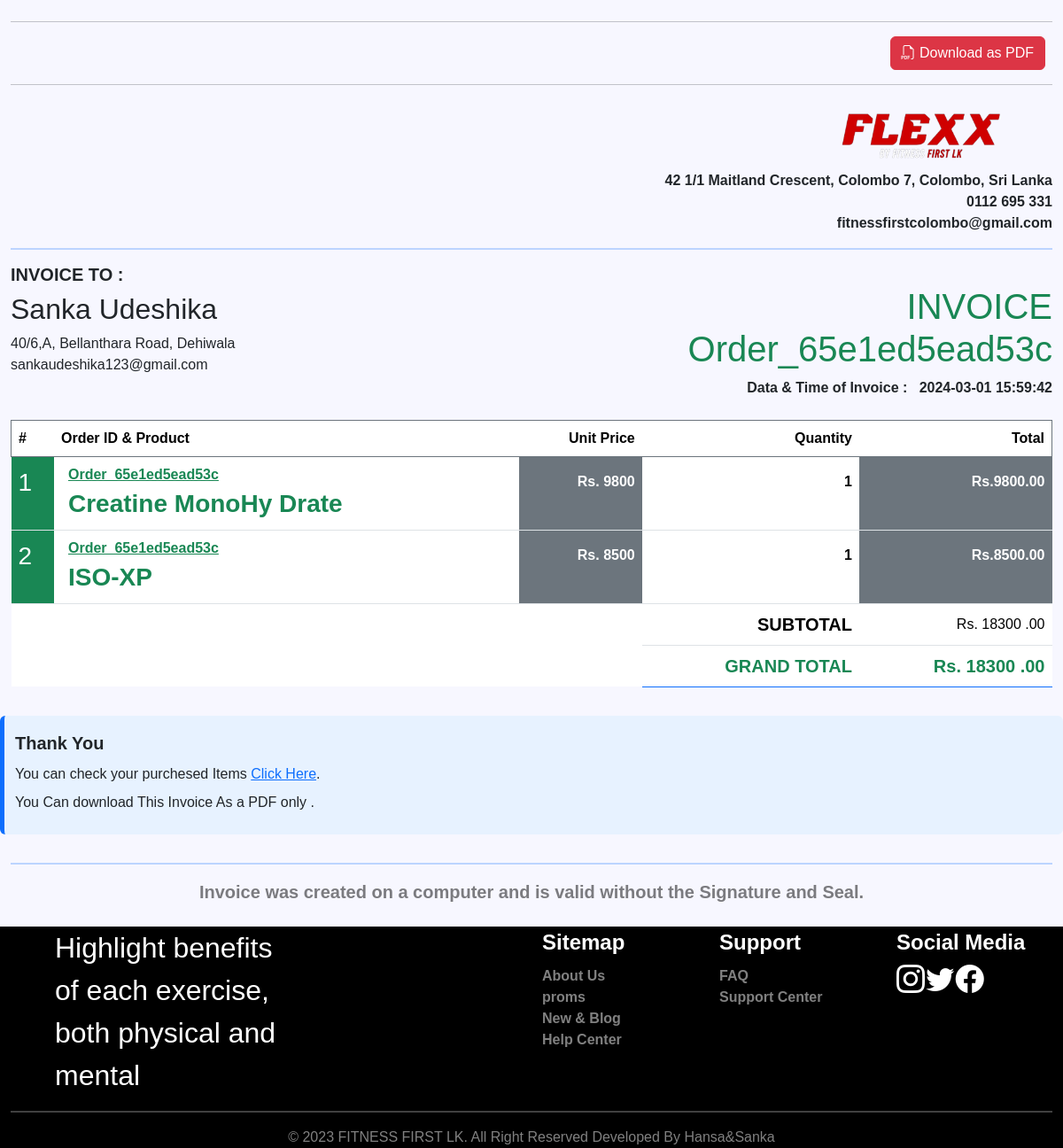
The page /invoice.php?id=Order_65e1ed5ead53c on the database its author committed.
### tables this page shows
CREATE TABLE IF NOT EXISTS `user` (
  `Email` varchar(100) NOT NULL,
  `FIrst_name` varchar(45) DEFAULT NULL,
  `Last_name` varchar(45) DEFAULT NULL,
  `mobile` varchar(10) DEFAULT NULL,
  `Address` text,
  `City` varchar(45) DEFAULT NULL,
  `PostalCode` varchar(45) DEFAULT NULL,
  `Cookie_C_id` int NOT NULL,
  `Status_Sid` int NOT NULL DEFAULT '1',
  PRIMARY KEY (`Email`),
  KEY `fk_User_Cookie1_idx` (`Cookie_C_id`),
  KEY `fk_User_Status1_idx` (`Status_Sid`)
);

CREATE TABLE IF NOT EXISTS `order` (
  `Order_id` varchar(100) NOT NULL DEFAULT 'AUTO_INCREMENT',
  `Total` double DEFAULT NULL,
  `User_Email` varchar(100) NOT NULL,
  `OrderDate` date DEFAULT NULL,
  `OrderTime` time DEFAULT NULL,
  `Status_Sid` int NOT NULL DEFAULT '3',
  PRIMARY KEY (`Order_id`),
  KEY `fk_Order_User1_idx` (`User_Email`),
  KEY `fk_Order_Status1_idx` (`Status_Sid`)
);

CREATE TABLE IF NOT EXISTS `orderitem` (
  `OItems_id` int NOT NULL AUTO_INCREMENT,
  `Qty` int DEFAULT NULL,
  `Order_Order_id` varchar(100) NOT NULL DEFAULT '',
  `product_Product_id` varchar(100) NOT NULL,
  PRIMARY KEY (`OItems_id`),
  KEY `fk_orderitem_product1_idx` (`product_Product_id`),
  KEY `FK_orderitem_order` (`Order_Order_id`)
);

CREATE TABLE IF NOT EXISTS `product` (
  `Product_id` varchar(100) NOT NULL,
  `Product_name` varchar(100) DEFAULT NULL,
  `Description` text,
  `Qty` int DEFAULT NULL,
  `Price` double DEFAULT NULL,
  `Category_id` int DEFAULT NULL,
  PRIMARY KEY (`Product_id`),
  KEY `FK_product_category` (`Category_id`),
  CONSTRAINT `FK_product_category` FOREIGN KEY (`Category_id`) REFERENCES `category` (`c_id`)
);

### Connections/FlexConnection.php (called while the page is built, shortened)
<?php
class FlexDatabase
{
    public static $connection;
    public static function setUpConnections()
    {
        if (!isset(FlexDatabase::$connection)) {
            FlexDatabase::$connection = new mysqli("localhost", "root", "12345678", "flex_db", "3306");
        }
    }
    public static function search($q)
    {
        $resultSet = FlexDatabase::$connection->query($q);
        return $resultSet;
    }
}

### invoice.php (the view, shortened to what this page needs)
<!DOCTYPE html>
<html>
<head>
    <link rel="stylesheet" href="css/style.css">
    <link rel="stylesheet" href="css/bootstrap.css">
    <link rel="stylesheet" href="https://cdn.jsdelivr.net/npm/bootstrap-icons@1.10.4/font/bootstrap-icons.css">
</head>
<?php
require "Connections/FlexConnection.php";
$Order_id = $_GET["id"];
?>
<body class="mt-2" style="background-color: #f7f7ff;">
    <div class="container-fluid" id="DownloadContent">
        <div class="row">
            <div class="col-12">
                <hr />
            </div>
            <div class="col-12 btn-toolbar justify-content-end">
                <button class="btn btn-danger me-2" onclick="downloadAsPDF('<?php echo($Order_id)?>');"><i class="bi bi-filetype-pdf"></i> Download as PDF</button>
            </div>
            <div class="col-12">
                <hr />
            </div>
            <div class="col-12" id="page">
                <div class="row">
                    <div class="col-6">
                    </div>
                    <div class="col-6">
                        <div class="row">
                            <div class="col-12 text-success text-decoration-underline text-end">
                                <img src="Resources/images/LOGO/FlexTransparent.png" width="300px" alt="">
                            </div>
                            <div class="col-12 fw-bold text-end">
                                <span>42 1/1 Maitland Crescent, Colombo 7, Colombo, Sri Lanka</span><br />
                                <span>0112 695 331</span><br />
                                <span>fitnessfirstcolombo@gmail.com</span>
                            </div>
                        </div>
                    </div>
                    <div class="col-12">
                        <hr class="border border-1 border-primary" />
                    </div>
                    <div class="col-12 mb-4">
                        <div class="row">
                            <?php
                            $Order_rs = FlexDatabase::search("SELECT * FROM `order` WHERE `Order_id` = '" . $Order_id . "'");
                            $Order_data = $Order_rs->fetch_assoc();
                            $customer_Rs = FlexDatabase::search("SELECT * FROM `user` WHERE `Email`  = '" . $Order_data["User_Email"] . "'");
                            $customer_data = $customer_Rs->fetch_assoc();
                            ?>
                            <div class="col-6">
                                <h5 class="fw-bold">INVOICE TO :</h5>
                                <h2><?php echo $customer_data["FIrst_name"] . " " . $customer_data["Last_name"]; ?></h2>
                                <span><?php echo $customer_data["Address"]; ?></span><br />
                                <span><?php echo $customer_data["Email"]; ?></span>
                            </div>
                            <div class="col-6 text-end mt-4">
                                <h1 class="text-success">INVOICE <?php echo $Order_data["Order_id"]; ?></h1>
                                <span class="fw-bold">Data & Time of Invoice : </span>&nbsp;
                                <span class="fw-bold"><?php echo $Order_data["OrderDate"] . " " . $Order_data["OrderTime"]; ?></span>
                            </div>
                        </div>
                    </div>
                    <div class="col-12">
                        <table class="table">
                            <thead>
                                <tr class="border border-1 border-secondary">
                                    <th>#</th>
                                    <th>Order ID & Product</th>
                                    <th class="text-end">Unit Price</th>
                                    <th class="text-end">Quantity</th>
                                    <th class="text-end">Total</th>
                                </tr>
                            </thead>
                            <tbody>
                                <?php
                                $GrandSub = 0;
                                $product_rs = FlexDatabase::search("SELECT * FROM `order` INNER JOIN `orderitem` ON
                                `orderitem`.`Order_Order_id` = `order`.`Order_id` INNER JOIN `product` ON `product`.`Product_id` = `orderitem`.`product_Product_id`
                                 WHERE `Order_id`='" . $Order_id . "'");
                                $product_num = $product_rs->num_rows;
                                for ($x = 0; $x < $product_num; $x++) {
                                    $product_data = $product_rs->fetch_assoc();
                                    $productQty_rs = FlexDatabase::search("SELECT * FROM `orderitem` WHERE `Order_Order_id` = '" . $product_data["Order_id"] . "' AND `product_Product_id` = '" . $product_data["product_Product_id"] . "' ");
                                    $productQty_data = $productQty_rs->fetch_assoc();
                                    $GrandSub = $GrandSub + ($product_data["Price"] * $productQty_data["Qty"]);
                                ?>
                                    <tr style="height: 72px;">
                                        <td class="bg-success text-white fs-3"><?php echo $product_data["OItems_id"]; ?></td>
                                        <td>
                                            <span class="fw-bold text-success text-decoration-underline p-2"><?php echo $product_data["Order_id"]; ?></span><br />
                                            <span class="fw-bold text-success fs-3 p-2"><?php echo $product_data["Product_name"]; ?></span>
                                        </td>
                                        <td class="fw-bold fs-6 text-end pt-3 bg-secondary text-white">Rs. <?php echo $product_data["Price"]; ?></td>
                                        <td class="fw-bold fs-6 text-end pt-3"><?php echo $productQty_data["Qty"]; ?></td>
                                        <td class="fw-bold fs-6 text-end pt-3 bg-secondary text-white">Rs.<?php echo  $product_data["Price"] * $productQty_data["Qty"]; ?>.00</td>
                                    </tr>
                                <?php
                                }
                                ?>
                            </tbody>
                            <tfoot>
                                <tr>
                                    <td colspan="3" class="border-0"></td>
                                    <td class="fs-5 text-end fw-bold">SUBTOTAL</td>
                                    <td class="text-end">Rs. <?php echo $GrandSub; ?> .00</td>
                                </tr>
                                <tr>
                                    <td colspan="3" class="border-0"></td>
                                    <td class="fs-5 text-end fw-bold border-primary text-success">GRAND TOTAL</td>
                                    <td class="fs-5 text-end fw-bold border-primary text-success">Rs. <?php echo $GrandSub; ?> .00</td>
                                </tr>
                            </tfoot>
                        </table>
                    </div>
                    <div class="col-12 mt-3 mb-3 border-0 border-start border-5 border-primary rounded" style="background-color: #e7f2ff;">
                        <div class="row">
                            <div class="col-12 mt-3 mb-3">
                                <label class="form-label fs-5 fw-bold">Thank You </label>
                                <br />
                                <label class="form-label fs-6">You can check your purchesed Items <a href="http://localhost/fitnesFirst/ListOfPHistory.php">Click Here</a>.</label><br>
                                <label class="form-label fs-6" onclick="downloadAsPDF();">You Can download This Invoice As a PDF only .</label>
                            </div>
                        </div>
                    </div>
                    <div class="col-12">
                        <hr class="border border-1 border-primary" />
                    </div>
                    <div class="col-12 text-center mb-3">
                        <label class="form-label fs-5 text-black-50 fw-bold">
                            Invoice was created on a computer and is valid without the Signature and Seal.
                        </label>
                    </div>
                </div>
            </div>
        </div>
    </div>
    <?php include "footer.php" ?>
</body>
</html>

### css/style.css (style rules this page uses)
* { margin: 0; padding: 0; font-family: "Poppins", sans-serif; box-sizing: border-box; }

### rows shown on the page
user: FIrst_name "Sanka", Last_name "Udeshika", Address "40/6,A, Bellanthara Road, Dehiwala", Email "sankaudeshika123@gmail.com"
order: Order_id "Order_65e1ed5ead53c", OrderDate "2024-03-01", OrderTime "15:59:42", orderitem.OItems_id "1", product.Product_name "Creatine MonoHy Drate", product.Price "9800", orderitem.Qty "1", orderitem.OItems_id "2", product.Product_name "ISO-XP", product.Price "8500"

### other values the page prints
$GrandSub "18300"
